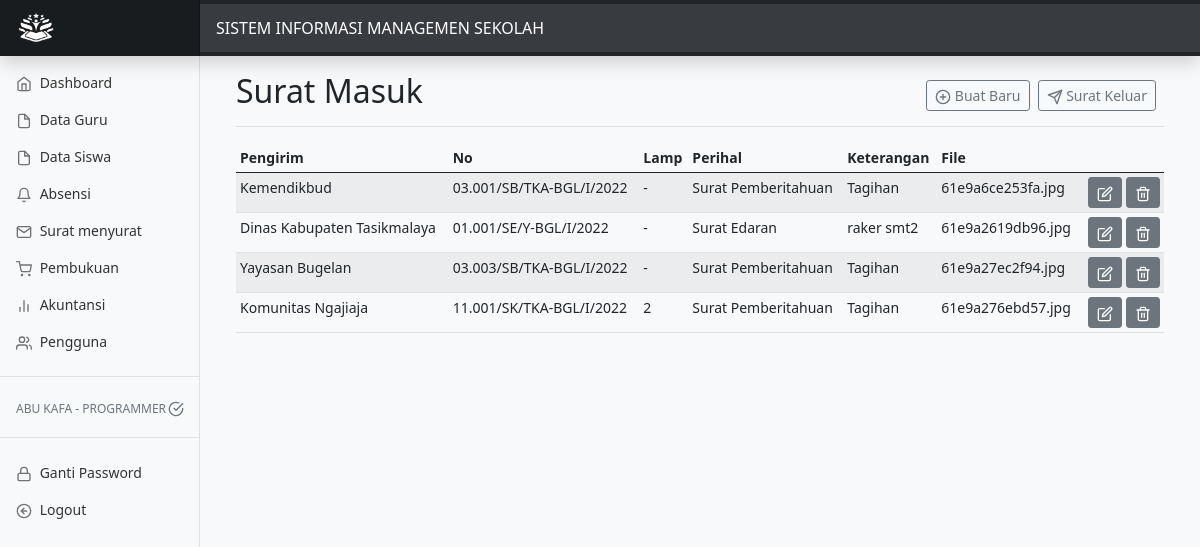
The page /admin/suratin.php (signed in) on the database its author committed.
### tables this page shows
CREATE TABLE `letterin` (
  `id` int(11) NOT NULL,
  `sip` text NOT NULL,
  `no` text NOT NULL,
  `lamp` text NOT NULL,
  `hal` text NOT NULL,
  `file` text NOT NULL,
  `ket` text NOT NULL
);

### admin/suratin.php (the view, shortened to what this page needs)
<?php
include 'navbar.php';
$uname = $_SESSION['uname'];
$admin = mysqli_query($GLOBALS["___mysqli_ston"], "select * from admin where uname='$uname'");
while($u=mysqli_fetch_array($admin)){
?>
<main class="col-md-9 ms-sm-auto col-lg-10 px-md-4">
  <div class="container-fluid">
    <div class="d-flex justify-content-between flex-wrap flex-md-nowrap align-items-center pt-3 pb-2 mb-3 border-bottom">
      <h1 class="h2">Surat Masuk</h1>
      <div class="btn-toolbar mb-2 mb-md-0">
        <div class="btn-group me-2">
          <button type="button" class="btn btn-sm btn-outline-secondary" data-bs-toggle="modal" data-bs-target="#staticBackdropLive"><span data-feather="plus-circle"></span>
            Buat Baru
          </button>
        </div>
        <div class="btn-group me-2">
          <a  href="surat.php"><button type="button" class="btn btn-sm btn-outline-secondary"><span data-feather="send"></span>
            Surat Keluar
          </button></a>
        </div>
      </div>
    </div>
    <div class="table-responsive">
      <table class="table table-striped table-sm">
        <thead>
          <tr>
            <th>Pengirim</th>
            <th>No</th>
            <th>Lamp</th>
            <th>Perihal</th>
            <th>Keterangan</th>
            <th>File</th>
            <th></th>
          </tr>
        </thead>
        <tbody>
          <tr>
          <?php
          $surat=mysqli_query($GLOBALS["___mysqli_ston"], "select * from letterin order by id");
          while($a=mysqli_fetch_array($surat)){
          ?>
            <td><?php echo $a['sip'] ?></td>
            <td><?php echo $a['no'] ?></td>
            <td><?php echo $a['lamp'] ?></td>
            <td><?php echo $a['hal'] ?></td>
            <td><?php echo $a['ket'] ?></td>
            <td><?php echo $a['file'] ?></td>
            <td align="right">
              <a type="button" class="btn btn-secondary btn-sm" data-bs-toggle="modal" data-bs-target="#edit<?php echo $a['id']; ?>"><span data-feather="edit"></span></a>
              <?php
              if ($u['access']=="Programmer" or $u['access']=="Manager"){
              ?>
              <a onclick="if(confirm('Apakah anda yakin akan menghapus data dengan Kode : <?php echo $a['id']; ?> ??')){ location.href='suratin_del.php?id=<?php echo $a['id']; ?>' }" class="btn btn-sm btn-secondary"><span data-feather="trash-2"></span></a>
              <?php
              }
              ?>
            </td>
          </tr>
          <?php
          }
          ?>
        </tbody>
      </table>
    </div>
  </div>
  </main>
<?php
}
?>

### admin/navbar.php (shortened to what this page needs)
<!doctype html>
<html lang="en">
  <head>
    <?php
    $use=$_SESSION['uname'];
    $nm=mysqli_query($GLOBALS["___mysqli_ston"], "select * from admin where uname='$use'");
    while($name=mysqli_fetch_array($nm)){
    ?>
    <link href="../assets/css/bootstrap.min.css" rel="stylesheet">
    <link href="../assets/css/navbar.css" rel="stylesheet">
  </head>
  <body class="bg-light">
    <header class="navbar navbar-dark sticky-top bg-dark flex-md-nowrap p-0 shadow">
      <a class="navbar-brand col-md-3 col-lg-2 me-0 px-3" href="#"><img src="../logo/logo_white.png"  width="40" height="32"></a>
      <label class="form-control form-control-dark" disabled>SISTEM INFORMASI MANAGEMEN SEKOLAH</label>
    </header>
    <div class="container-fluid">
      <div class="row">
        <nav id="sidebarMenu" class="col-md-3 col-lg-2 d-md-block bg-light sidebar collapse">
          <div class="position-sticky pt-3">
            <ul class="nav flex-column">
              <li class="nav-item">
                <a class="nav-link <?php if($_SERVER['REQUEST_URI'] === '/smp/admin/dashboard.php'){ echo 'active'; } ?>" aria-current="page" href="dashboard.php">
                  <span data-feather="home"></span>
                  Dashboard
                </a>
              </li>
              <li class="nav-item">
                <a class="nav-link <?php if($_SERVER['REQUEST_URI'] === '/smp/admin/guru.php'){ echo 'active'; } ?>" href="guru.php">
                  <span data-feather="file"></span>
                  Data Guru
                </a>
              </li>
              <li class="nav-item">
                <a class="nav-link <?php if($_SERVER['REQUEST_URI'] === '/smp/admin/siswa.php'){ echo 'active'; } ?>" href="siswa.php">
                  <span data-feather="file"></span>
                  Data Siswa
                </a>
              </li>
              <li class="nav-item">
                <a class="nav-link <?php if($_SERVER['REQUEST_URI'] === '/smp/admin/absen.php'){ echo 'active'; } ?>" href="absensi.php">
                  <span data-feather="bell"></span>
                  Absensi
                </a>
              </li>
              <li class="nav-item">
                <a class="nav-link <?php if($_SERVER['REQUEST_URI'] === '/smp/admin/surat.php' || $_SERVER['REQUEST_URI'] === '/smp/admin/suratin.php' ){ echo 'active'; } ?>" href="surat.php">
                  <span data-feather="mail"></span>
                  Surat menyurat
                </a>
              </li>
              <li class="nav-item">
                <a class="nav-link <?php if($_SERVER['REQUEST_URI'] === '/smp/admin/buku.php'){ echo 'active'; } ?>" href="buku.php">
                  <span data-feather="shopping-cart"></span>
                  Pembukuan
                </a>
              </li>
              <li class="nav-item">
                <a class="nav-link <?php if($_SERVER['REQUEST_URI'] === '/smp/admin/akun.php'){ echo 'active'; } ?>" href="akun.php">
                  <span data-feather="bar-chart-2"></span>
                  Akuntansi
                </a>
              </li>
              <li class="nav-item">
                <a class="nav-link <?php if($_SERVER['REQUEST_URI'] === '/smp/admin/user.php'){ echo 'active'; } ?>" href="user.php">
                  <span data-feather="users"></span>
                  Pengguna
                </a>
              </li>
              <li class="border-top my-3"></li>
              <h5 class="sidebar-heading d-flex justify-content-between align-items-center px-3 mt-2 mb-1 text-muted">
                <span><?php echo ucfirst($name['name']) ?> - <?php echo ucfirst($name['access']) ?></span>
                <a class="link-secondary" href="#" aria-label="Add a new report">
                  <span data-feather="check-circle"></span>
                </a>
              </h5>
              <li class="border-top my-3"></li>
              <li class="nav-item">
                <a class="nav-link <?php if($_SERVER['REQUEST_URI'] === '/smp/admin/pass.php'){ echo 'active'; } ?>" href="pass.php">
                  <span data-feather="lock"></span>
                  Ganti Password
                </a>
              </li>
              <li class="nav-item">
                <a class="nav-link <?php if($_SERVER['REQUEST_URI'] === '/smp/admin/logout.php'){ echo 'active'; } ?>" href="logout.php">
                  <span data-feather="arrow-left-circle"></span>
                  Logout
                </a>
              </li>
            </ul>
          </div>
        </nav>
      </div>
    </div>
    <?php
    }
    ?>
  </body>
</html>

### assets/css/navbar.css (style rules this page uses)
body { font-size: .875rem; }
.feather { width: 16px; height: 16px; vertical-align: text-bottom; }
.sidebar { position: fixed; top: 0; bottom: 0; left: 0; z-index: 100; padding: 48px 0 0; box-shadow: inset -1px 0 0 rgba(0, 0, 0, .1); }
.sidebar .nav-link { font-weight: 500; color: #333; }
.sidebar .nav-link .feather { margin-right: 4px; color: #727272; }
.sidebar-heading { font-size: .75rem; text-transform: uppercase; }
.navbar-brand { padding-top: .75rem; padding-bottom: .75rem; font-size: 1rem; background-color: rgba(0, 0, 0, .25); box-shadow: inset -1px 0 0 rgba(0, 0, 0, .25); }
.navbar .form-control { padding: .75rem 1rem; border-width: 0; border-radius: 0; }
.form-control-dark { color: #fff; background-color: rgba(255, 255, 255, .1); border-color: rgba(255, 255, 255, .1); }

### rows shown on the page
letterin: sip "Kemendikbud", no "03.001/SB/TKA-BGL/I/2022", lamp "-", hal "Surat Pemberitahuan", ket "Tagihan", file "61e9a6ce253fa.jpg"
letterin: sip "Dinas Kabupaten Tasikmalaya", no "01.001/SE/Y-BGL/I/2022", lamp "-", hal "Surat Edaran", ket "raker smt2", file "61e9a2619db96.jpg"
letterin: sip "Yayasan Bugelan", no "03.003/SB/TKA-BGL/I/2022", lamp "-", hal "Surat Pemberitahuan", ket "Tagihan", file "61e9a27ec2f94.jpg"
letterin: sip "Komunitas Ngajiaja", no "11.001/SK/TKA-BGL/I/2022", lamp "2", hal "Surat Pemberitahuan", ket "Tagihan", file "61e9a276ebd57.jpg"

### other values the page prints
$name['name'] "ABU KAFA"
$name['access'] "PROGRAMMER"
